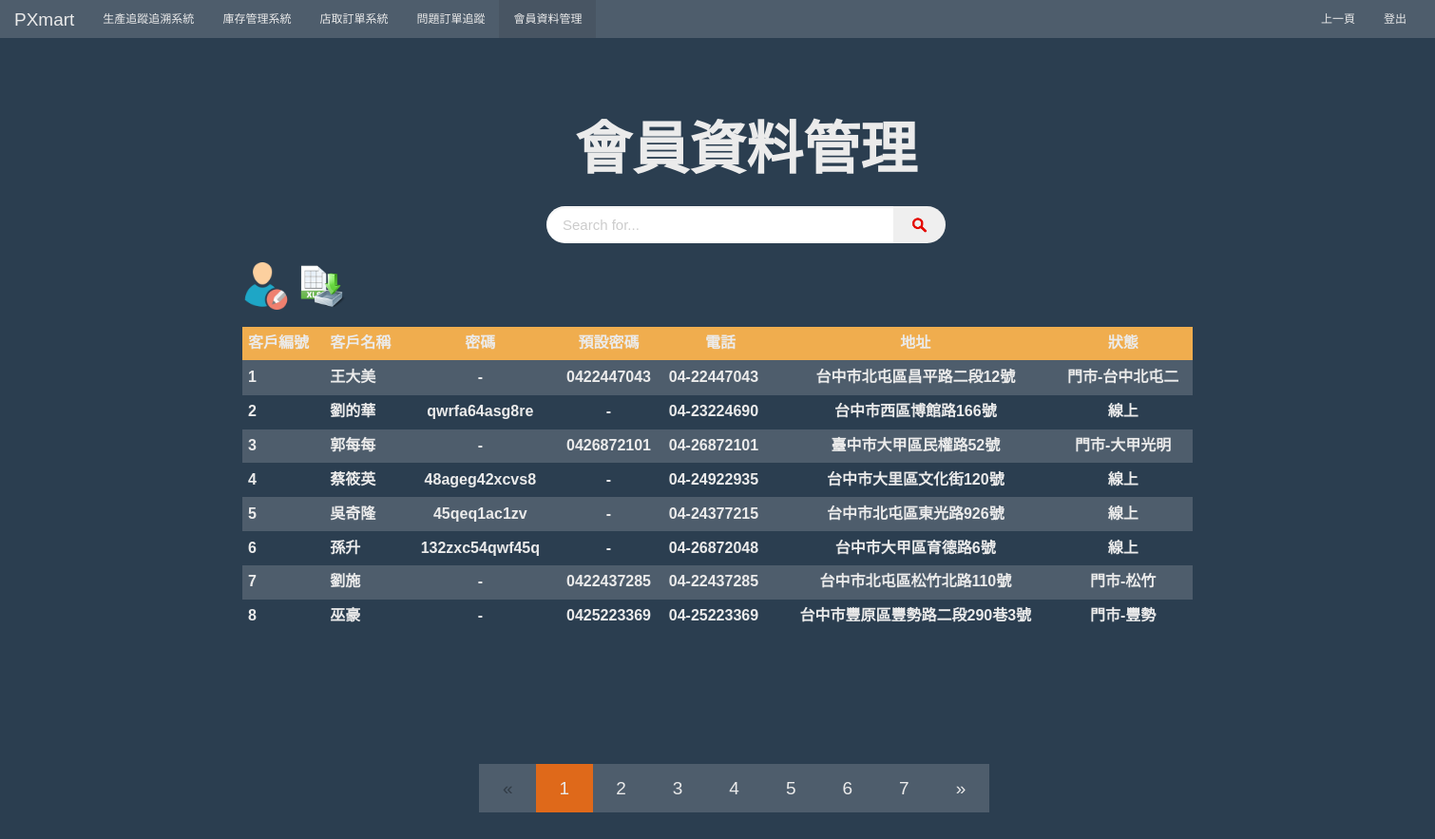
The page /member.php on the database its author committed.
### tables this page shows
CREATE TABLE `member` (
  `CID` int(11) NOT NULL,
  `Cname` varchar(20) NOT NULL,
  `CPassword` varchar(20) NOT NULL,
  `CPassworde` varchar(20) NOT NULL,
  `CPhone` varchar(20) NOT NULL,
  `Caddress` varchar(100) NOT NULL,
  `Cstatus` varchar(20) NOT NULL
);

### member.php (the view, shortened to what this page needs)
<!DOCTYPE html PUBLIC "-//W3C//DTD XHTML 1.0 Transitional//EN" "http://www.w3.org/TR/xhtml1/DTD/xhtml1-transitional.dtd">
<html xmlns="http://www.w3.org/1999/xhtml">
<head>
</head>
<link rel="stylesheet" href="Bootstrap/Superhero/Superhero.css">
<link rel="stylesheet" href="css/style.css">
<link rel="stylesheet" href="css/search2.css">
<body>
<div id="herader">
	<nav class="navbar navbar-default">
  <div class="container-fluid">
    <div class="navbar-header">
      <a class="navbar-brand">PXmart</a>
    </div>
    <div class="collapse navbar-collapse" id="bs-example-navbar-collapse-1">
      <ul class="nav navbar-nav">
      	<li><a href="track.php">生產追蹤追溯系統</a></li>
        <li ><a href="stock.php">庫存管理系統 <span class="sr-only">(current)</span></a></li>
        <li><a href="Order.php">店取訂單系統</a></li>
        <li><a href="#">問題訂單追蹤</a></li>
          <li class="active"><a href="member.php">會員資料管理</a></li>
      </ul>
      <ul class="nav navbar-nav navbar-right">
        <li><a href="system.php">上一頁</a></li>
         <li><a href="index.php">登出</a></li>
      </ul>
    </div>
  </div>
</nav>
</div>
<div id="wrap">
    <div id="Stitle">
     <h3>會員資料管理</h3>
   <div class="row">
  <div class="col-lg-6">
    <div class="input-group">
      <input type="text" class="form-control SearchBar" placeholder="Search for...">
      <span class="input-group-btn">
        <button class="btn btn-defaul SearchButton" type="button">
        	<img src="img/search-icon.png" width="21" height="21" >
        </button>
      </span>
    </div>
  </div>
</div>
    </div>
    <div id="main2">
<div id="copy"> <ul>
  <li><img src="img/edit.png" width="50" height="50"  alt="編輯客戶" ></li>
   <li id="Excel"><img src="img/Excel.png" width="50" height="50"  alt="匯出報表" ></li>
  </ul></div>
     <table class="table table-striped table-hover ">
  <thead>
	  <tr class="warning">
      <th>客戶編號</th>
      <th>客戶名稱</th>
      <td align="center">密碼</td>
      <td align="center">預設密碼</td>
      <td align="center">電話</td>
      <td align="center">地址</td>
      <td align="center">狀態</td>
    </tr>
  </thead>
  <tbody>
<?
$sql=" SELECT * FROM `member` ";
$result = mysql_query($sql) or die('SQL ERROR!!');
while($record = mysql_fetch_array($result) ){
?>
    <tr>
      <td><?=$record['CID']?></td>
      <td><?=$record['Cname']?></td>
      <td align="center"><?=$record['CPassword']?></td>
       <td align="center"><?=$record['CPassworde']?></td>
      <td><?=$record['CPhone']?></td>
      <td align="center"><?=$record['Caddress']?></td>
      <td align="center"><?=$record['Cstatus']?></td>
<?
}
?>
    </tr>
  </tbody>
</table>
  </div>
  <div id="main3">
  <p>&nbsp;</p>
    <p>&nbsp;</p>  <p>&nbsp;</p>
   <ul class="pagination pagination-lg">
  <li class="disabled"><a href="#">&laquo;</a></li>
  <li class="active"><a href="#">1</a></li>
  <li><a href="#">2</a></li>
  <li><a href="#">3</a></li>
    <li><a href="#">4</a></li>
     <li><a href="#">5</a></li>
  <li><a href="#">6</a></li>
    <li><a href="#">7</a></li>
  <li><a href="#">&raquo;</a></li>
</ul>
  </div>
</div>
</body>
</html>

### css/style.css (style rules this page uses)
* { margin:0; padding:0; }
#wrap { width: 1500px; height:850px; margin: 60px auto; }
body { font-family: Arial, 微軟正黑體; -webkit-font-smoothing: antialiased; }
#Stitle { wight:1200px; height:150px; }
#copy { width:280px; height:60px; float:left; margin-bottom:8px; }
h3 { font-size: 4em; font-weight: bold; text-align: center; font-family: inherit; float:left; margin-top:25px; margin-left:600px; }
#main2 { width:1000px; margin-right:250px; font-size:1.5em; float:right; }
#main3 { margin-top:150px; margin-left:500px; }
li { list-style-type:none; float:left; }
#Excel { margin-left:10px; }
ul { display:inline-block; }

### css/search2.css (style rules this page uses)
.SearchButton { border-radius:20px; }
.SearchBar { border-radius:20px; }
.row { width:900px; margin-bottom:10px; }
.col-lg-6 { margin-left:570px; margin-bottom:20px; margin-top:15px; }

### rows shown on the page
member: CID "1", Cname "王大美", CPassword "-", CPassworde "0422447043", CPhone "04-22447043", Caddress "台中市北屯區昌平路二段12號", Cstatus "門市-台中北屯二"
member: CID "2", Cname "劉的華", CPassword "qwrfa64asg8re", CPassworde "-", CPhone "04-23224690", Caddress "台中市西區博館路166號", Cstatus "線上"
member: CID "3", Cname "郭每每", CPassword "-", CPassworde "0426872101", CPhone "04-26872101", Caddress "臺中市大甲區民權路52號", Cstatus "門市-大甲光明"
member: CID "4", Cname "蔡筱英", CPassword "48ageg42xcvs8", CPassworde "-", CPhone "04-24922935", Caddress "台中市大里區文化街120號", Cstatus "線上"
member: CID "5", Cname "吳奇隆", CPassword "45qeq1ac1zv", CPassworde "-", CPhone "04-24377215", Caddress "台中市北屯區東光路926號", Cstatus "線上"
member: CID "6", Cname "孫升", CPassword "132zxc54qwf45q", CPassworde "-", CPhone "04-26872048", Caddress "台中市大甲區育德路6號", Cstatus "線上"
member: CID "7", Cname "劉施", CPassword "-", CPassworde "0422437285", CPhone "04-22437285", Caddress "台中市北屯區松竹北路110號", Cstatus "門市-松竹"
member: CID "8", Cname "巫豪", CPassword "-", CPassworde "0425223369", CPhone "04-25223369", Caddress "台中市豐原區豐勢路二段290巷3號", Cstatus "門市-豐勢"
